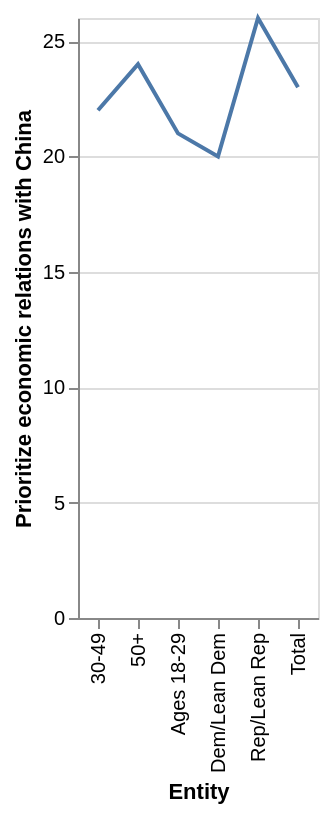

Write the Vega-Lite specification saved for this chart.
### Vega-Lite specification from a JSON file in a GitHub repository (floating-point values rounded to 4 significant figures)
{"$schema": "https://vega.github.io/schema/vega-lite/v5.json", "description": "Line chart auto-generated from CSV", "data": {"values": [{"Entity": "Dem/Lean Dem", "Prioritize economic relations with China": "20", "Promote human rights in China": "78.0"}, {"Entity": "Rep/Lean Rep", "Prioritize economic relations with China": "26", "Promote human rights in China": "70.0"}, {"Entity": "50+", "Prioritize economic relations with China": "24", "Promote human rights in China": "nan"}, {"Entity": "30-49", "Prioritize economic relations with China": "22", "Promote human rights in China": "75.0"}, {"Entity": "Ages 18-29", "Prioritize economic relations with China": "21", "Promote human rights in China": "76.0"}, {"Entity": "Total", "Prioritize economic relations with China": "23", "Promote human rights in China": "73.0"}]}, "mark": "line", "encoding": {"x": {"field": "Entity", "type": "ordinal"}, "y": {"field": "Prioritize economic relations with China", "type": "quantitative"}}}
